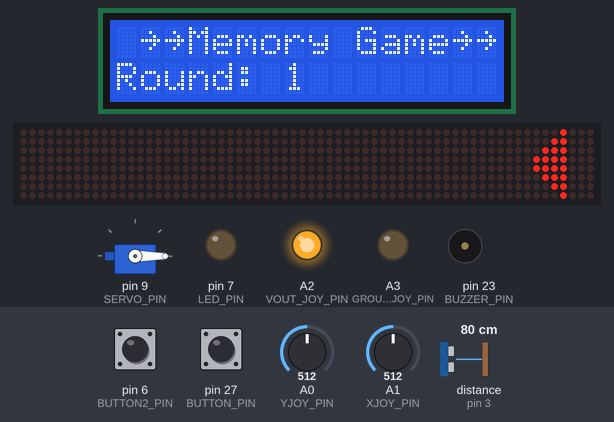
Bench run of a program on a simulated Arduino Mega 2560, built with avr-gcc and run on an emulated ATmega2560. Parts: 16×2 character LCD, servo, 64×8 LED matrix, output pins drawn as LEDs (lit = HIGH), buzzer (waves = sounding, pin HIGH). Wiring (inferred from the names in the program): ultrasonic range finder: trigger pin 2; echo pin 3. The test bench sets the inputs (shaded band); at power-on: distance to the obstacle (sensor on pin 3) 80 cm, A0 (YJOY_PIN) = 512, pin 6 (BUTTON2_PIN) LOW, pin 27 (BUTTON_PIN) LOW, A1 (XJOY_PIN) = 512. The echo pulse lasts 58.3 µs per cm; random numbers use the default seed unless the program sets one; pins used as bus, display or sensor lines are not drawn; what the program prints to the serial monitor is not drawn.

Above: at 2.5 s.
2.6 s: distance to the obstacle (sensor on pin 3) set to 2 cm
At 4.48 s:
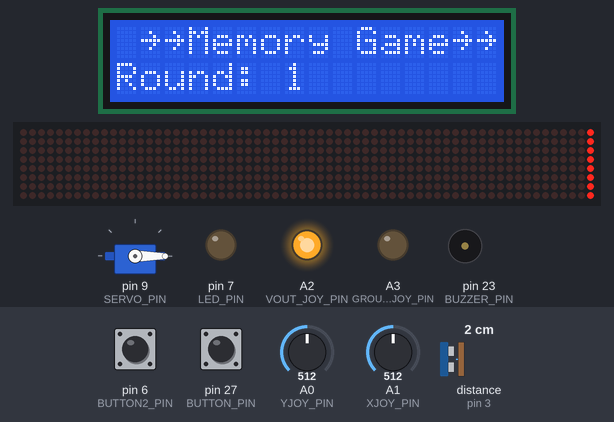
5.6 s: A0 (YJOY_PIN) set to 786
At 6.19 s:
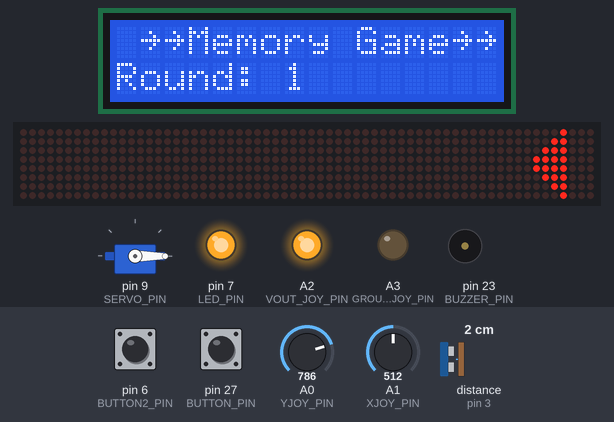
8.6 s: A0 (YJOY_PIN) set to 816
At 10.5 s:
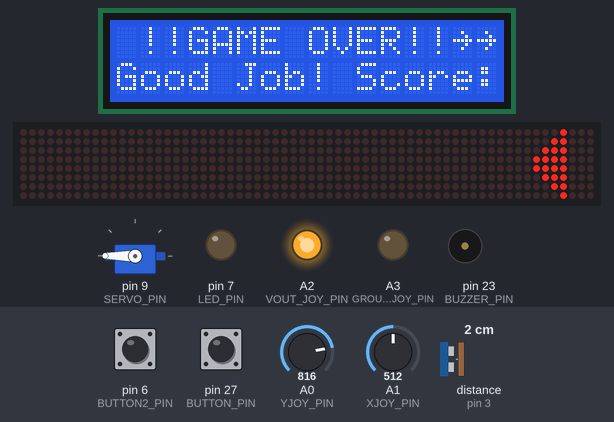
Timing chart, 0 to 12.0 s (numbered marks = the images above; inputs shaded):
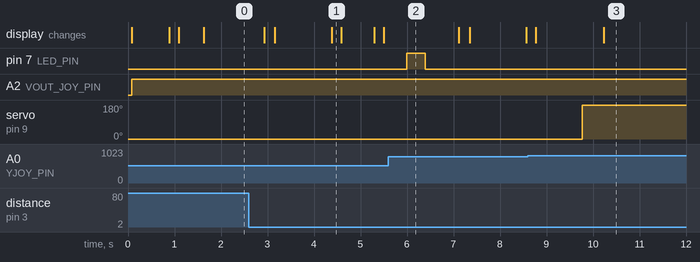

The program:

main.cpp
```cpp
#include <Arduino.h>
#include <Wire.h>
#include <LiquidCrystal_I2C.h>
#include <Servo.h>
#include <LedControl.h>
#include <time.h>

/* DECLARATIONS*/
int main_fn(void);
void LCD_Task(int);
void openGPIO(void);
int scan_I2C_Devices(void);
void joystickServo(void);
void waveLEDTask(void);
void buttonBuzzer(void);
void buttonLED(void);
int generateSequence(void);
int getDistance(void);
bool verifyInput(int);
void gameOver(int);

void actuateSequence(int);


/* DEFINES */
#define SERVO_PIN 9
#define GROUND_JOY_PIN A3
#define VOUT_JOY_PIN A2
#define XJOY_PIN A1
#define YJOY_PIN A0
#define LED_MATRIX_CLK  13
#define LED_MATRIX_CS   12
#define LED_MATRIX_DIN  11
#define BUTTON_PIN 27
#define BUZZER_PIN 23
#define BUTTON2_PIN 6
#define LED_PIN 7

#define TRIG1 2
#define ECHO1 3

#define WAVE_THRESHOLD 10

/* GLOBALS */
LiquidCrystal_I2C lcd(0x27, 16, 2);
Servo myservo;
LedControl dotMatrix1 = LedControl(LED_MATRIX_DIN, LED_MATRIX_CLK, LED_MATRIX_CS, 0);
int sequence[100];
int buttonState2 = 0;

// Input State Flags
bool roundVerifiedFlag = true;
int userInputChoice = 0;


// example LED Matrix Image
byte Apple [8]={B00011000,B00001000,B01110110,B11111111,B11111111,B11111111,B01111010,B00110100};

int bruhTest = 699;


int main_fn()
{
    // srand(time(NULL));
    randomSeed(analogRead(A4));

    int round = 1;
    // this
    int iterationCount = 0;
    bool verifiedStatus = true;

    openGPIO();

    // // TESTING LOOP
    // int testVar = 0;
    // while(1)
    // {
    //     testVar = getDistance();
    //     Serial.println("Testing Distance:");
    //     Serial.print(testVar);
    //     actuateSequence(2);
    //     delay(100);
    // }

    /* Put Cube Functions here */
    while(1)
    {
        // Serial.println("In infinite while loop:");

        if(roundVerifiedFlag)
        {
            delay(400);
            Serial.print("New Round:");
            Serial.println(round);
            // Generate A new random number to add to our sequence of inputs
            sequence[round - 1] = generateSequence();

            // activates the actuator to show the user the pattern each time
            //      a random number is generated
            // sequence[round - 1] = 2;
            for(int i = 0; i < round; i++)
            {
                actuateSequence(sequence[i]);
                delay(500);
            }
            // actuateSequence(sequence[round - 1]);

            // Serial.println("Sequence is:");
            for(int i = 0; i < round; i++)
            {
                Serial.print(" | ");
                Serial.print(sequence[i]);
            }
            Serial.println(" ");
            roundVerifiedFlag = false;
        }

        joystickServo(); // 1
        buttonBuzzer();  // 2
        waveLEDTask();   // 3
        buttonLED();  // 4

        LCD_Task(round);


        if(userInputChoice !=0)
        {
            iterationCount = 0;

            while(verifiedStatus && iterationCount < round)
            {
                if(userInputChoice != 0)
                {
                    verifiedStatus = verifyInput(iterationCount);
                    iterationCount++;
                    Serial.println("Input Verified");
                    Serial.println("iteration count vs round ");
                    Serial.println(iterationCount);
                    Serial.println(round);
                }

                joystickServo(); // 1
                buttonBuzzer();  // 2
                waveLEDTask();   // 3
                buttonLED();  // 4
            }

            if(verifiedStatus == false)
            {
                Serial.println("Input was wrong!");
                roundVerifiedFlag = false;
                gameOver(round);
                // break;
            }

            // inc round
            round++;
            roundVerifiedFlag = true;
        }

        delay(100);
    }

    Serial.println("!!! GAME OVER !!!");

    return 0;
}

void gameOver(int round)
{
    while(1)
    {
        Serial.println("GAME OVER");
        lcd.setCursor(1,0);
        lcd.print("!!GAME OVER!!");
        lcd.setCursor(0,1);
        lcd.print("Good Job! Score: ");
        lcd.print(round);
        delay(1000);
    }
}

bool verifyInput(int iterationCount)
{
    bool success = false;
    Serial.print("User Activated Input:");
    Serial.println(userInputChoice);

    Serial.print("Correct Input is:");
    Serial.println(sequence[iterationCount]);

    if(sequence[iterationCount] == userInputChoice)
    {
        success = true;
    }
    else
    {
        success = false;
    }


    // Clear Flags
    userInputChoice = 0;

    delay(1000);
    return success;

}

void actuateSequence(int station)
{
    if(station == 1)
    {
        myservo.write(180);
        delay(250);
        myservo.write(0);
    }
    if(station == 2)
    {
        digitalWrite(BUZZER_PIN,HIGH);
        delay(200);//wait for 1ms
        digitalWrite(BUZZER_PIN,LOW);
        delay(10);
    }
    // *************
    // SHOW DOT MATRIX WAVE
    if(station == 3)
    {
        for(int i = 0; i < 8; i++)
        {
            dotMatrix1.clearDisplay(0);
            dotMatrix1.setColumn(0,i, B11111111);
            dotMatrix1.setColumn(0,i+1,B01111110);
            dotMatrix1.setColumn(0,i+2,B00111100);
            dotMatrix1.setColumn(0,i+3,B00011000);
        }
        delay(10);
        for(int i = 11; i > 0; i--)
        {
            dotMatrix1.clearDisplay(0);
            dotMatrix1.setColumn(0,i+3, B11111111);
            dotMatrix1.setColumn(0,i+2,B01111110);
            dotMatrix1.setColumn(0,i+1,B00111100);
            dotMatrix1.setColumn(0,i,B00011000);
        }
    }

    if(station == 4)
    {
        digitalWrite(LED_PIN, HIGH);
        Serial.println("LED BLUE ON");
        delay(400);
        digitalWrite(LED_PIN, LOW);
    }
}

int generateSequence()
{
    // srand(time(0));
    int randNum = 0;

    for(int i = 0; i<4; i++)
    {
        // randNum = rand() % ((4 + 1) - 1) + 1;;
        randNum = random(1,5);
    }

    return randNum;
}

void waveLEDTask()
{
    int distance = 0;

    distance = getDistance();
    // Serial.print("Distance measured:");
    // Serial.println(distance);

    if(distance < WAVE_THRESHOLD)
    {
        for(int i = 0; i < 8; i++)
        {
            dotMatrix1.clearDisplay(0);
            dotMatrix1.setColumn(0,i, B11111111);
            dotMatrix1.setColumn(0,i+1,B01111110);
            dotMatrix1.setColumn(0,i+2,B00111100);
            dotMatrix1.setColumn(0,i+3,B00011000);
        }
        delay(10);
        for(int i = 11; i > 0; i--)
        {
            dotMatrix1.clearDisplay(0);
            dotMatrix1.setColumn(0,i+3, B11111111);
            dotMatrix1.setColumn(0,i+2,B01111110);
            dotMatrix1.setColumn(0,i+1,B00111100);
            dotMatrix1.setColumn(0,i,B00011000);
        }

        userInputChoice = 3;
    }
    // waveDetected = true;
}

int getDistance()
{
    int distance = 0;
    long echoTime = 0;

    digitalWrite(TRIG1, LOW);
    delayMicroseconds(2);

    digitalWrite(TRIG1, HIGH);
    delayMicroseconds(10);
    digitalWrite(TRIG1, LOW);

    echoTime = pulseIn(ECHO1, HIGH);

    distance = echoTime * 0.034 / 2;

    return distance;

}

void LCD_Task(int count)
{
    lcd.setCursor(1,0);
    lcd.print("~~Memory Game~~ ");
    lcd.setCursor(0,1);
    lcd.print("Round: ");
    lcd.print(count);
}

void buttonBuzzer()
{
    int buttonState = digitalRead(BUTTON_PIN);
    if(buttonState == 1)
    {
        //output a frequency
        digitalWrite(BUZZER_PIN,HIGH);
        delay(200);//wait for 1ms
        digitalWrite(BUZZER_PIN,LOW);

        userInputChoice = 2;
    }
    else
    {
        digitalWrite(BUZZER_PIN, LOW);
    }
    delay(10); //reading delay
}


void joystickServo()
{
    int joyXVal = analogRead(XJOY_PIN);
    int joyYVal = analogRead(YJOY_PIN);

    if ((joyXVal > 800 || joyXVal < 300) || (joyYVal > 800 || joyYVal < 300))
    {
        myservo.write(180);
        userInputChoice = 1;
    }
    else
    {
        myservo.write(0);
    }

    // Serial.print(joyXVal);                      //print the value from A1
    // Serial.println(" = input from joystick");  //print "=input from joystick" next to the value
    // Serial.print((joyXVal+520)/10);            //print a from A1 calculated, scaled value
    // Serial.println(" = output to servo");      //print "=output to servo" next to the value
    // Serial.println();
    //myservo.write((joyXVal+520)/10);

    // joystickmoved= true;
}

void buttonLED()
{
    buttonState2 = digitalRead(BUTTON2_PIN);
    if (buttonState2 == HIGH)
    {
        digitalWrite(LED_PIN, HIGH);
        userInputChoice = 4;
        delay(300);
    }
    else
    {
        digitalWrite(LED_PIN, LOW);
    }
}

void openGPIO()
{
    // Opens the wire library to be used for I2C control of the LCD display
    Wire.begin();
    lcd.init();
    lcd.backlight();

    // LED Matrix Setup
    dotMatrix1.shutdown(0, false);
    dotMatrix1.setIntensity(0,0);
    dotMatrix1.clearDisplay(0);
    // ultra-sonic sensor setup
    pinMode(TRIG1, OUTPUT);
    pinMode(ECHO1, INPUT);

    //Joystick and Servo setup
    pinMode(VOUT_JOY_PIN, OUTPUT); //pin A3 is output
    pinMode(GROUND_JOY_PIN, OUTPUT); //pin A2 is output
    digitalWrite(VOUT_JOY_PIN, HIGH); //set A2 to high (+5V)
    digitalWrite(GROUND_JOY_PIN, LOW); //set A3 to low (gnd)
    myservo.attach(SERVO_PIN);
    myservo.write(0);
    delay(200);

    //Pushbutton and Active Buzzer Setup
    pinMode(BUZZER_PIN, OUTPUT);
    pinMode(BUTTON_PIN, INPUT);

    //Pushbutton 2 and LED Setup
    pinMode(LED_PIN, OUTPUT);
    pinMode(BUTTON2_PIN, INPUT);

    // Ultrasonic sensor setup
    pinMode(TRIG1, OUTPUT);
    pinMode(ECHO1, INPUT);

}

int scan_I2C_Devices()
{
    Serial.println("Scanning for I2C Devices");
    byte error, address;
    int deviceCount = 0;

    for(address = 1; address < 127; address++)
    {
        Wire.beginTransmission(address);
        error = Wire.endTransmission();
        if(error == 0)
        {
            Serial.println("I2C device found at address: 0x");
            if(address < 16)
                Serial.print("0");
            Serial.print(address,HEX);
            deviceCount++;
        }
        else if(error == 4)
        {
           Serial.print("Unknown error at address 0x");
           if (address<16)
           Serial.print("0");
           Serial.println(address,HEX);
        }
    }
    if(deviceCount == 0)
    {
        Serial.println("No I2C Devices detected:");
    }
    else
        Serial.println("Done scanning:");

    return 0;
}

/* ONLY USED TO GET TO MAIN AND SETUP SERIAL !!! */
void setup()
{
    Serial.begin(9600);
    delay(10);

    main_fn();

}

void loop()
{
    Serial.println("In Loop: hello");
    printf("Test /n");
    // should never reach here...
    delay(1000);
}
```

Measured:
- the behaviour switches between 800 and 801 on A0 (YJOY_PIN) (found by bisection; images 2 and 3)
- after the input at 2.6 s, the display: changes after 0.33 s (image 1)
- after the input at 8.6 s, servo on pin 9 (SERVO_PIN): 0° → 180° after 1.2 s
